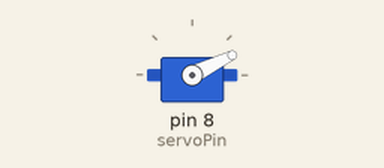
Simulated run of this sketch. Board: Arduino Uno, built with avr-gcc and run on an emulated ATmega328P. Parts: servo.

Above: at 0.05 s.
At 1.6 s:
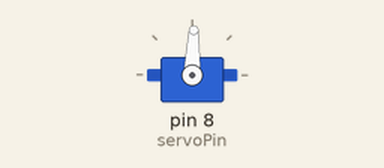
At 3.2 s:
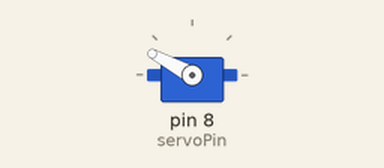
At 6.4 s:
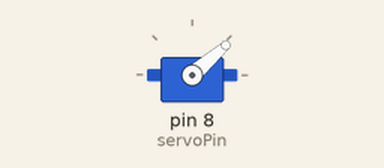
Timing chart, 0 to 8.9 s (numbered marks = the images above):
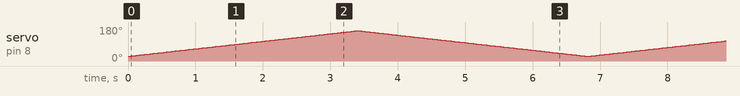

The sketch:

sketch1.ino
```cpp
#include <Servo.h>// Loading the servo library
/*
  Code for checking the servo motor's position
  // put your main code here, to run repeatedly:
  // In this we do three main things prompt the user about the input, take the input and process the input.
  Serial.println(" where would you like to position the aruino ?");// Read user input
  while(Serial.available() == 0){
    }// hangs untill the user uses the input
  pos= Serial.parseInt();// write the value of the server

  check.write(pos);

*/
int pos =0; // declaring the position value of the servo
int servoPin =8; // telling the arduino which port its connected to
int servoDelay=25; // introducing delay in the function of arduino

Servo check; // Creating a servo motor object named check

void setup() {
  // put your setup code here, to run once:

  Serial.begin(9600);
  check.attach(servoPin);

}

void loop() {
  // pos=50;
  for (pos=25;pos<=160;pos=pos+1){
    check.write(pos);
    delay(servoDelay);
  }

  for(pos=160;pos>=25;pos=pos-1){
    check.write(pos);
    delay(servoDelay);
  }

}
```
